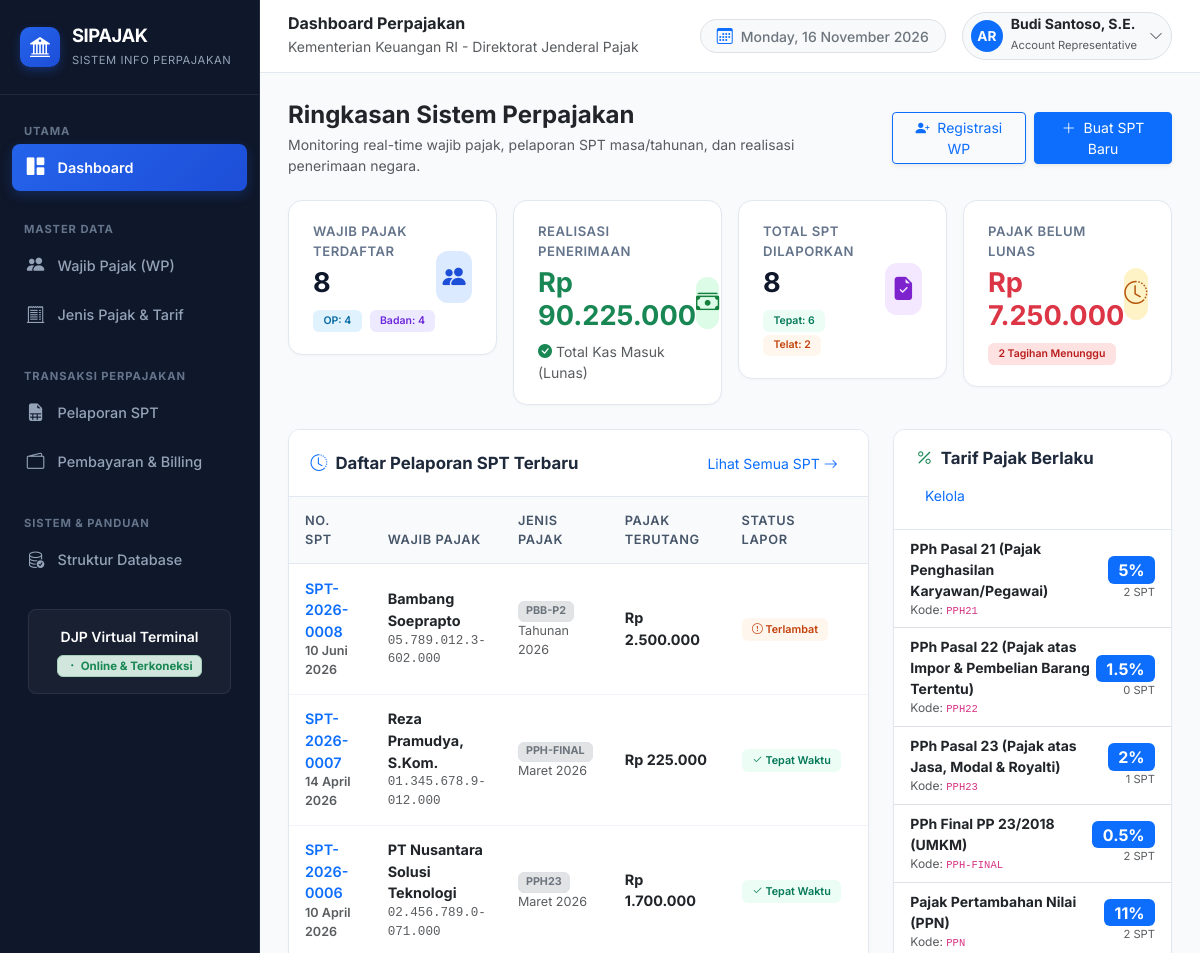
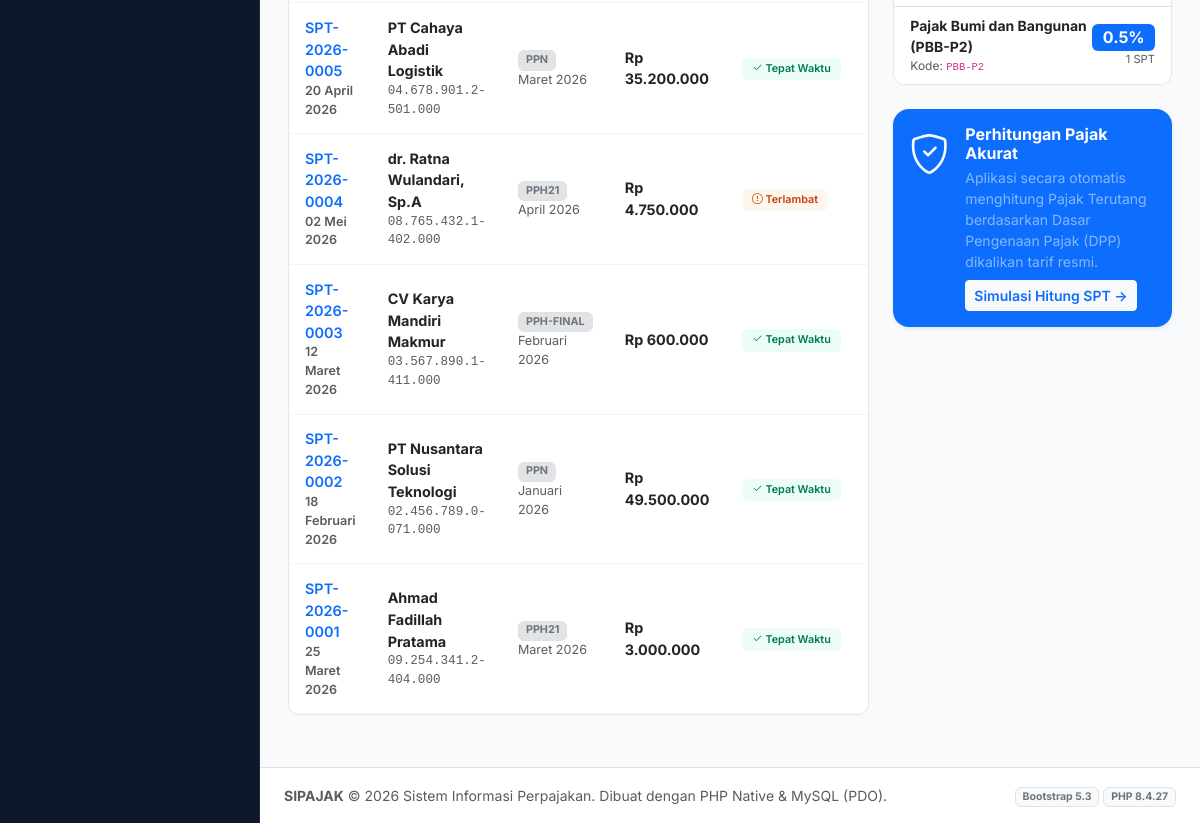
The page / on the database its author committed (2 pictures, top to bottom).
### tables this page shows
CREATE TABLE `pelaporan_spt` (
  `id` int NOT NULL,
  `nomor_spt` varchar(50) NOT NULL,
  `id_wajib_pajak` int NOT NULL,
  `id_jenis_pajak` int NOT NULL,
  `id_petugas` int NOT NULL,
  `masa_pajak` varchar(20) NOT NULL,
  `tahun_pajak` int NOT NULL,
  `dasar_pengenaan_pajak` decimal(15,2) NOT NULL,
  `pajak_terutang` decimal(15,2) NOT NULL,
  `tanggal_lapor` date NOT NULL,
  `status_lapor` enum('TEPAT WAKTU','TERLAMBAT') NOT NULL,
  `created_at` timestamp NULL DEFAULT CURRENT_TIMESTAMP,
  `updated_at` timestamp NULL DEFAULT CURRENT_TIMESTAMP ON UPDATE CURRENT_TIMESTAMP
);

CREATE TABLE `wajib_pajak` (
  `id` int NOT NULL,
  `npwp` varchar(25) NOT NULL,
  `nik` varchar(20) NOT NULL,
  `nama_wajib_pajak` varchar(150) NOT NULL,
  `jenis_wp` enum('OP','Badan') NOT NULL,
  `alamat` text NOT NULL,
  `no_telepon` varchar(20) NOT NULL,
  `email` varchar(100) NOT NULL,
  `tanggal_daftar` date NOT NULL,
  `created_at` timestamp NULL DEFAULT CURRENT_TIMESTAMP,
  `updated_at` timestamp NULL DEFAULT CURRENT_TIMESTAMP ON UPDATE CURRENT_TIMESTAMP
);

CREATE TABLE `jenis_pajak` (
  `id` int NOT NULL,
  `kode_pajak` varchar(20) NOT NULL,
  `nama_pajak` varchar(100) NOT NULL,
  `tarif_persen` decimal(5,2) NOT NULL,
  `keterangan` text,
  `created_at` timestamp NULL DEFAULT CURRENT_TIMESTAMP,
  `updated_at` timestamp NULL DEFAULT CURRENT_TIMESTAMP ON UPDATE CURRENT_TIMESTAMP
);

### config/database.php (called while the page is built, shortened)
<?php
function base_url($path = '') {
    $protocol = (!empty($_SERVER['HTTPS']) && $_SERVER['HTTPS'] !== 'off' || (isset($_SERVER['SERVER_PORT']) && $_SERVER['SERVER_PORT'] == 443)) ? "https://" : "http://";
    $host = $_SERVER['HTTP_HOST'] ?? 'localhost';
    $scriptDir = str_replace('\\', '/', dirname($_SERVER['SCRIPT_NAME']));
    $pos = strpos($scriptDir, '/databases_pajak');
    if ($pos !== false) {
        $root = substr($scriptDir, 0, $pos + strlen('/databases_pajak'));
    } else {
        $root = '';
    }
    $cleanPath = ltrim($path, '/');
    return rtrim($protocol . $host . $root, '/') . ($cleanPath ? '/' . $cleanPath : '');
}
function format_rupiah($angka) {
    return 'Rp ' . number_format((float)$angka, 0, ',', '.');
}
function format_tanggal($tanggal, $dengan_waktu = false) {
    $bulan_indo = [
        1 => 'Januari', 'Februari', 'Maret', 'April', 'Mei', 'Juni',
        'Juli', 'Agustus', 'September', 'Oktober', 'November', 'Desember'
    ];
    $time = strtotime($tanggal);
    $tgl = date('d', $time);
    $bln = (int)date('m', $time);
    $thn = date('Y', $time);
    $hasil = $tgl . ' ' . ($bulan_indo[$bln] ?? '') . ' ' . $thn;
    return $hasil;
}

### index.php (the view, shortened to what this page needs)
<?php
require_once __DIR__ . '/config/database.php';
$total_wp = 0;
$total_wp_op = 0;
$total_wp_badan = 0;
$total_penerimaan = 0;
$total_spt = 0;
$total_spt_tepat = 0;
$total_spt_terlambat = 0;
$total_tunggakan = 0;
$total_tunggakan_nominal = 0;
$spt_terbaru = [];
$jenis_pajak_list = [];
if ($pdo) {
    try {
        $stmt = $pdo->query("SELECT
            COUNT(*) AS total,
            SUM(CASE WHEN jenis_wp = 'OP' THEN 1 ELSE 0 END) AS total_op,
            SUM(CASE WHEN jenis_wp = 'Badan' THEN 1 ELSE 0 END) AS total_badan
            FROM wajib_pajak");
        $wp_data = $stmt->fetch();
        $total_wp = $wp_data['total'] ?? 0;
        $total_wp_op = $wp_data['total_op'] ?? 0;
        $total_wp_badan = $wp_data['total_badan'] ?? 0;
        $stmt = $pdo->query("SELECT SUM(jumlah_bayar) AS total_bayar FROM pembayaran_pajak WHERE status_bayar = 'LUNAS'");
        $total_penerimaan = $stmt->fetch()['total_bayar'] ?? 0;
        $stmt = $pdo->query("SELECT
            COUNT(*) AS total,
            SUM(CASE WHEN status_lapor = 'TEPAT WAKTU' THEN 1 ELSE 0 END) AS tepat_waktu,
            SUM(CASE WHEN status_lapor = 'TERLAMBAT' THEN 1 ELSE 0 END) AS terlambat
            FROM pelaporan_spt");
        $spt_stat = $stmt->fetch();
        $total_spt = $spt_stat['total'] ?? 0;
        $total_spt_tepat = $spt_stat['tepat_waktu'] ?? 0;
        $total_spt_terlambat = $spt_stat['terlambat'] ?? 0;
        $stmt = $pdo->query("SELECT
            COUNT(*) AS count_tunggakan,
            SUM(jumlah_bayar) AS nominal_tunggakan
            FROM pembayaran_pajak WHERE status_bayar = 'BELUM LUNAS'");
        $tunggakan_data = $stmt->fetch();
        $total_tunggakan = $tunggakan_data['count_tunggakan'] ?? 0;
        $total_tunggakan_nominal = $tunggakan_data['nominal_tunggakan'] ?? 0;
        $stmt = $pdo->query("SELECT
            s.*,
            w.nama_wajib_pajak,
            w.npwp,
            w.jenis_wp,
            j.nama_pajak,
            j.kode_pajak,
            p.status_bayar,
            p.kode_billing,
            p.id AS id_pembayaran
            FROM pelaporan_spt s
            JOIN wajib_pajak w ON s.id_wajib_pajak = w.id
            JOIN jenis_pajak j ON s.id_jenis_pajak = j.id
            LEFT JOIN pembayaran_pajak p ON p.id_pelaporan = s.id
            ORDER BY s.id DESC
            LIMIT 8");
        $spt_terbaru = $stmt->fetchAll();
        $stmt = $pdo->query("SELECT j.*, COUNT(s.id) AS total_pelaporan, COALESCE(SUM(s.pajak_terutang), 0) AS total_potensi
            FROM jenis_pajak j
            LEFT JOIN pelaporan_spt s ON j.id = s.id_jenis_pajak
            GROUP BY j.id
            ORDER BY j.id ASC");
        $jenis_pajak_list = $stmt->fetchAll();
    } catch (PDOException $e) {
        $db_error_message = $e->getMessage();
    }
}
require_once __DIR__ . '/includes/header.php';
require_once __DIR__ . '/includes/sidebar.php';
?>
<div class="main-wrapper">
  <?php require_once __DIR__ . '/includes/navbar.php'; ?>
  <div class="content-body">
    <div class="d-flex flex-column flex-md-row justify-content-between align-items-md-center gap-3 mb-4">
      <div>
        <h4 class="fw-bold text-dark mb-1">Ringkasan Sistem Perpajakan</h4>
        <p class="text-muted mb-0 small">Monitoring real-time wajib pajak, pelaporan SPT masa/tahunan, dan realisasi penerimaan negara.</p>
      </div>
      <div class="d-flex gap-2">
        <a href="<?= base_url('wajib_pajak/create.php'); ?>" class="btn btn-outline-primary btn-sm px-3 shadow-sm">
          <i class="bi bi-person-plus-fill me-1"></i> Registrasi WP
        </a>
        <a href="<?= base_url('pelaporan_spt/create.php'); ?>" class="btn btn-primary btn-sm px-3 shadow-sm">
          <i class="bi bi-plus-lg me-1"></i> Buat SPT Baru
        </a>
      </div>
    </div>
    <div class="row g-3 mb-4">
      <div class="col-12 col-sm-6 col-xl-3">
        <div class="stat-card">
          <div class="d-flex align-items-center justify-content-between">
            <div>
              <div class="stat-label">Wajib Pajak Terdaftar</div>
              <div class="stat-value"><?= number_format($total_wp, 0, ',', '.'); ?></div>
              <div class="small mt-2 text-muted">
                <span class="badge badge-op me-1">OP: <?= $total_wp_op; ?></span>
                <span class="badge badge-badan">Badan: <?= $total_wp_badan; ?></span>
              </div>
            </div>
            <div class="stat-icon-box stat-icon-blue">
              <i class="bi bi-people-fill"></i>
            </div>
          </div>
        </div>
      </div>
      <div class="col-12 col-sm-6 col-xl-3">
        <div class="stat-card">
          <div class="d-flex align-items-center justify-content-between">
            <div>
              <div class="stat-label">Realisasi Penerimaan</div>
              <div class="stat-value text-success"><?= format_rupiah($total_penerimaan); ?></div>
              <div class="small mt-2 text-muted">
                <i class="bi bi-check-circle-fill text-success me-1"></i>Total Kas Masuk (Lunas)
              </div>
            </div>
            <div class="stat-icon-box stat-icon-green">
              <i class="bi bi-cash-stack"></i>
            </div>
          </div>
        </div>
      </div>
      <div class="col-12 col-sm-6 col-xl-3">
        <div class="stat-card">
          <div class="d-flex align-items-center justify-content-between">
            <div>
              <div class="stat-label">Total SPT Dilaporkan</div>
              <div class="stat-value"><?= number_format($total_spt, 0, ',', '.'); ?></div>
              <div class="small mt-2 text-muted">
                <span class="badge badge-tepat-waktu me-1">Tepat: <?= $total_spt_tepat; ?></span>
                <span class="badge badge-terlambat">Telat: <?= $total_spt_terlambat; ?></span>
              </div>
            </div>
            <div class="stat-icon-box stat-icon-purple">
              <i class="bi bi-file-earmark-check-fill"></i>
            </div>
          </div>
        </div>
      </div>
      <div class="col-12 col-sm-6 col-xl-3">
        <div class="stat-card">
          <div class="d-flex align-items-center justify-content-between">
            <div>
              <div class="stat-label">Pajak Belum Lunas</div>
              <div class="stat-value text-danger"><?= format_rupiah($total_tunggakan_nominal); ?></div>
              <div class="small mt-2 text-muted">
                <span class="badge badge-belum-lunas"><?= $total_tunggakan; ?> Tagihan Menunggu</span>
              </div>
            </div>
            <div class="stat-icon-box stat-icon-amber">
              <i class="bi bi-clock-history"></i>
            </div>
          </div>
        </div>
      </div>
    </div>
    <div class="row g-4">
      <div class="col-12 col-xl-8">
        <div class="app-card">
          <div class="app-card-header">
            <h2 class="app-card-title">
              <i class="bi bi-clock-history text-primary"></i>
              Daftar Pelaporan SPT Terbaru
            </h2>
            <a href="<?= base_url('pelaporan_spt/index.php'); ?>" class="btn btn-sm btn-link text-decoration-none">
              Lihat Semua SPT <i class="bi bi-arrow-right"></i>
            </a>
          </div>
          <div class="table-responsive">
            <table class="table table-custom align-middle">
              <thead>
                <tr>
                  <th>No. SPT</th>
                  <th>Wajib Pajak</th>
                  <th>Jenis Pajak</th>
                  <th>Pajak Terutang</th>
                  <th>Status Lapor</th>
                  <th>Status Bayar</th>
                </tr>
              </thead>
              <tbody>
                <?php if (empty($spt_terbaru)): ?>
                  <tr>
                    <td colspan="7" class="text-center py-4 text-muted">
                      <i class="bi bi-inbox fs-3 d-block mb-1"></i>
                      Belum ada data pelaporan SPT.
                    </td>
                  </tr>
                <?php else: ?>
                  <?php foreach ($spt_terbaru as $row): ?>
                    <tr>
                      <td class="fw-semibold text-primary">
                        <a href="<?= base_url('pelaporan_spt/detail.php?id=' . $row['id']); ?>" class="text-decoration-none">
                          <?= htmlspecialchars($row['nomor_spt']); ?>
                        </a>
                        <div class="small text-muted"><?= format_tanggal($row['tanggal_lapor']); ?></div>
                      </td>
                      <td>
                        <div class="fw-bold text-dark"><?= htmlspecialchars($row['nama_wajib_pajak']); ?></div>
                        <div class="small text-muted font-monospace"><?= htmlspecialchars($row['npwp']); ?></div>
                      </td>
                      <td>
                        <span class="badge bg-secondary-subtle text-secondary border">
                          <?= htmlspecialchars($row['kode_pajak']); ?>
                        </span>
                        <div class="small text-muted"><?= htmlspecialchars($row['masa_pajak'] . ' ' . $row['tahun_pajak']); ?></div>
                      </td>
                      <td class="fw-bold text-dark">
                        <?= format_rupiah($row['pajak_terutang']); ?>
                      </td>
                      <td>
                        <?php if ($row['status_lapor'] === 'TEPAT WAKTU'): ?>
                          <span class="badge badge-tepat-waktu"><i class="bi bi-check2"></i> Tepat Waktu</span>
                        <?php else: ?>
                          <span class="badge badge-terlambat"><i class="bi bi-exclamation-circle"></i> Terlambat</span>
                        <?php endif; ?>
                      </td>
                      <td>
                      </td>
                    </tr>
                  <?php endforeach; ?>
                <?php endif; ?>
              </tbody>
            </table>
          </div>
        </div>
      </div>
      <div class="col-12 col-xl-4">
        <div class="app-card mb-4">
          <div class="app-card-header">
            <h2 class="app-card-title">
              <i class="bi bi-percent text-success"></i>
              Tarif Pajak Berlaku
            </h2>
            <a href="<?= base_url('jenis_pajak/index.php'); ?>" class="btn btn-sm btn-link text-decoration-none">Kelola</a>
          </div>
          <div class="app-card-body p-0">
            <ul class="list-group list-group-flush small">
              <?php if (empty($jenis_pajak_list)): ?>
                <li class="list-group-item text-center text-muted py-3">Tidak ada data jenis pajak.</li>
              <?php else: ?>
                <?php foreach ($jenis_pajak_list as $jp): ?>
                  <li class="list-group-item d-flex justify-content-between align-items-center py-2 px-3">
                    <div>
                      <div class="fw-bold text-dark"><?= htmlspecialchars($jp['nama_pajak']); ?></div>
                      <div class="text-muted" style="font-size: 0.75rem;">Kode: <code><?= htmlspecialchars($jp['kode_pajak']); ?></code></div>
                    </div>
                    <div class="text-end">
                      <span class="badge bg-primary fs-6"><?= (float)$jp['tarif_persen']; ?>%</span>
                      <div class="text-muted" style="font-size: 0.7rem;"><?= $jp['total_pelaporan']; ?> SPT</div>
                    </div>
                  </li>
                <?php endforeach; ?>
              <?php endif; ?>
            </ul>
          </div>
        </div>
        <div class="card border-0 bg-primary text-white p-3 rounded-4 shadow-sm">
          <div class="d-flex align-items-start gap-3">
            <div class="fs-1"><i class="bi bi-shield-check"></i></div>
            <div>
              <h6 class="fw-bold mb-1">Perhitungan Pajak Akurat</h6>
              <p class="small text-white-50 mb-2">Aplikasi secara otomatis menghitung Pajak Terutang berdasarkan Dasar Pengenaan Pajak (DPP) dikalikan tarif resmi.</p>
              <a href="<?= base_url('pelaporan_spt/create.php'); ?>" class="btn btn-light btn-sm text-primary fw-semibold">
                Simulasi Hitung SPT &rarr;
              </a>
            </div>
          </div>
        </div>
      </div>
    </div>
<?php
require_once __DIR__ . '/includes/footer.php';
?>

### rows shown on the page
pelaporan_spt: nomor_spt "SPT-2026-0008", tanggal_lapor "10 Juni 2026", id_wajib_pajak.nama_wajib_pajak "Bambang Soeprapto", id_wajib_pajak.npwp "05.789.012.3-602.000", id_jenis_pajak.kode_pajak "PBB-P2", masa_pajak+tahun_pajak "Tahunan 2026", pajak_terutang "Rp 2.500.000", status_lapor "TERLAMBAT" (drawn)
pelaporan_spt: nomor_spt "SPT-2026-0007", tanggal_lapor "14 April 2026", id_wajib_pajak.nama_wajib_pajak "Reza Pramudya, S.Kom.", id_wajib_pajak.npwp "01.345.678.9-012.000", id_jenis_pajak.kode_pajak "PPH-FINAL", masa_pajak+tahun_pajak "Maret 2026", pajak_terutang "Rp 225.000", status_lapor "TEPAT WAKTU" (drawn)
pelaporan_spt: nomor_spt "SPT-2026-0006", tanggal_lapor "10 April 2026", id_wajib_pajak.nama_wajib_pajak "PT Nusantara Solusi Teknologi", id_wajib_pajak.npwp "02.456.789.0-071.000", id_jenis_pajak.kode_pajak "PPH23", masa_pajak+tahun_pajak "Maret 2026", pajak_terutang "Rp 1.700.000", status_lapor "TEPAT WAKTU" (drawn)
pelaporan_spt: nomor_spt "SPT-2026-0005", tanggal_lapor "20 April 2026", id_wajib_pajak.nama_wajib_pajak "PT Cahaya Abadi Logistik", id_wajib_pajak.npwp "04.678.901.2-501.000", id_jenis_pajak.kode_pajak "PPN", masa_pajak+tahun_pajak "Maret 2026", pajak_terutang "Rp 35.200.000", status_lapor "TEPAT WAKTU" (drawn)
pelaporan_spt: nomor_spt "SPT-2026-0004", tanggal_lapor "02 Mei 2026", id_wajib_pajak.nama_wajib_pajak "dr. Ratna Wulandari, Sp.A", id_wajib_pajak.npwp "08.765.432.1-402.000", id_jenis_pajak.kode_pajak "PPH21", masa_pajak+tahun_pajak "April 2026", pajak_terutang "Rp 4.750.000", status_lapor "TERLAMBAT" (drawn)
pelaporan_spt: nomor_spt "SPT-2026-0003", tanggal_lapor "12 Maret 2026", id_wajib_pajak.nama_wajib_pajak "CV Karya Mandiri Makmur", id_wajib_pajak.npwp "03.567.890.1-411.000", id_jenis_pajak.kode_pajak "PPH-FINAL", masa_pajak+tahun_pajak "Februari 2026", pajak_terutang "Rp 600.000", status_lapor "TEPAT WAKTU" (drawn)
pelaporan_spt: nomor_spt "SPT-2026-0002", tanggal_lapor "18 Februari 2026", id_wajib_pajak.nama_wajib_pajak "PT Nusantara Solusi Teknologi", id_wajib_pajak.npwp "02.456.789.0-071.000", id_jenis_pajak.kode_pajak "PPN", masa_pajak+tahun_pajak "Januari 2026", pajak_terutang "Rp 49.500.000", status_lapor "TEPAT WAKTU" (drawn)
pelaporan_spt: nomor_spt "SPT-2026-0001", tanggal_lapor "25 Maret 2026", id_wajib_pajak.nama_wajib_pajak "Ahmad Fadillah Pratama", id_wajib_pajak.npwp "09.254.341.2-404.000", id_jenis_pajak.kode_pajak "PPH21", masa_pajak+tahun_pajak "Maret 2026", pajak_terutang "Rp 3.000.000", status_lapor "TEPAT WAKTU" (drawn)
jenis_pajak: nama_pajak "PPh Pasal 21 (Pajak Penghasilan Karyawan/Pegawai)", kode_pajak "PPH21", tarif_persen "5", total_pelaporan "2"
jenis_pajak: nama_pajak "PPh Pasal 22 (Pajak atas Impor & Pembelian Barang Tertentu)", kode_pajak "PPH22", tarif_persen "1.5", total_pelaporan "0"
jenis_pajak: nama_pajak "PPh Pasal 23 (Pajak atas Jasa, Modal & Royalti)", kode_pajak "PPH23", tarif_persen "2", total_pelaporan "1"
jenis_pajak: nama_pajak "PPh Final PP 23/2018 (UMKM)", kode_pajak "PPH-FINAL", tarif_persen "0.5", total_pelaporan "2"
jenis_pajak: nama_pajak "Pajak Pertambahan Nilai (PPN)", kode_pajak "PPN", tarif_persen "11", total_pelaporan "2"
jenis_pajak: nama_pajak "Pajak Bumi dan Bangunan (PBB-P2)", kode_pajak "PBB-P2", tarif_persen "0.5", total_pelaporan "1"

### other values the page prints
$page_title "Dashboard Perpajakan"
$total_wp "8"
$total_wp_op "4"
$total_wp_badan "4"
format_rupiah($total_penerimaan) "Rp 90.225.000"
$total_spt "8"
$total_spt_tepat "6"
$total_spt_terlambat "2"
format_rupiah($total_tunggakan_nominal) "Rp 7.250.000"
$total_tunggakan "2"
phpversion() "8.4.27"
